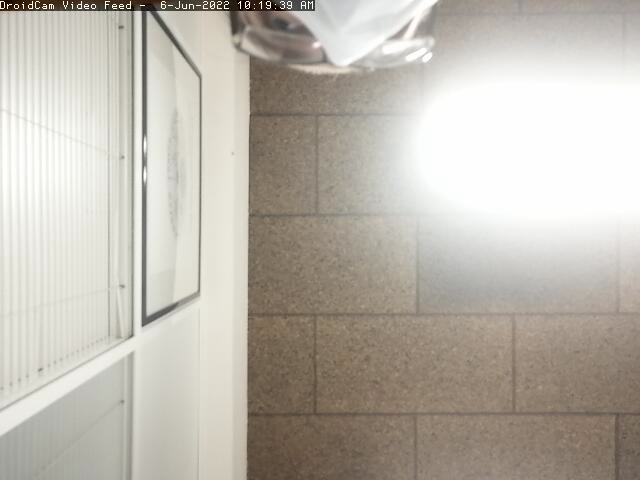
#> input picture pyton/opencv_image.png, 640 x 480 px
$ python read_write_img.py
#> lines starting #> are read from the running program, lines starting #| are printed output that depends on the picture
import cv2 as cv

img = cv.imread('opencv_image.png', 0)
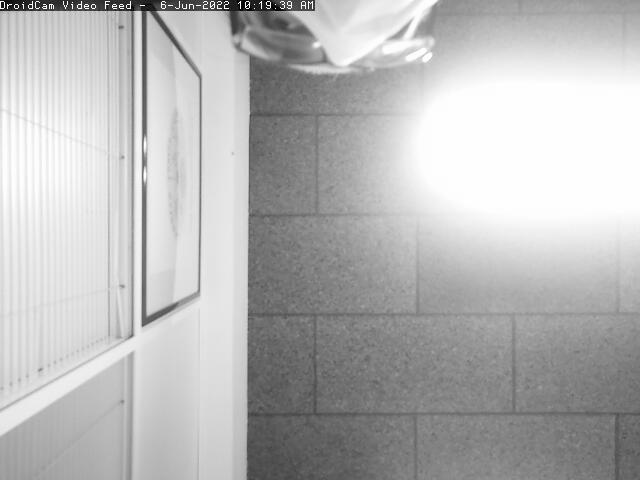
#> img: shape (480, 640); min 1, max 255, mean 184
cv.imshow('Imagem', img)
cv.waitKey(0) == ord('s')
cv.imwrite('opencv_image_gray.png', img)
cv.destroyAllWindows()
